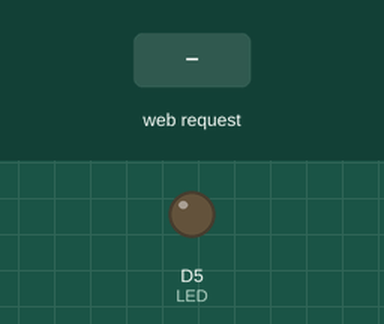
This sketch was run on a simulated ESP8266 (NodeMCU). On the bench: output pins drawn as LEDs (lit = HIGH). Inputs (shaded band) come from the test bench. WiFi joins after 1.5 s; servers stay silent unless stated; what the sketch prints to the serial monitor is not drawn.

Above: at 2.7 s.
2.8 s: HTTP request GET /led_set?state=1 received
At 3.9 s:
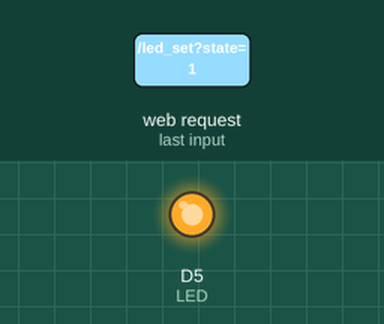
4.3 s: HTTP request GET /led_set received
At 5.0 s:
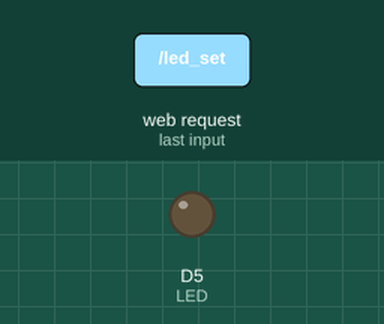
Timing chart, 0 to 7.3 s (numbered marks = the images above; inputs shaded):
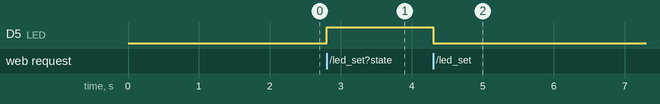

Measured:
- after the input at 2.8 s, D5 (LED): LOW → HIGH at once
- after the input at 4.3 s, D5 (LED): HIGH → LOW at once

The sketch:

test.ino
```cpp
#include <ESP8266WiFi.h>
#include <WiFiClient.h>
#include <ESP8266WebServer.h>
#include <ESP8266mDNS.h>

MDNSResponder mdns;
ESP8266WebServer server(80);

const char webpage[] PROGMEM = R"=====(
<!DOCTYPE html>
<html>
<head>
  <meta http-equiv='Content-Type' content='text/html; charset=utf-8'>
  <title>Điều khiển thiết bị</title>
  <meta name='viewport' content='width=device-width, initial-scale=1'>
  <style>
    .ON { width: 100px; height: 40px; font-size: 21px; color: #FFF; background-color:#4caf50; border-radius: 10px; }
    .OFF { width: 100px; height: 40px; font-size: 21px; color: #FFF; background-color:#f44336; border-radius: 10px; }
    .container { width: 330px; height: auto; margin: 0 auto; margin-top: 70px; }
  </style>
</head>
<body>
  <div class='container'>
    <h1 align='center'>HỆ THỐNG NHÚNG MẠNG KHÔNG DÂY LAB5</h1>
    <table align='center'>
      <tr>
        <td><button class="ON" onclick="send(1)">ON</button></td>
        <td><button class="OFF" onclick="send(0)">OFF</button></td>
      </tr>
    </table>
  </div>
  <br>
  <div class='container'>
    <h2>
      Nhiệt độ(C): <span id="temp">0</span><br>
      Độ ẩm(%): <span id="hum">0</span><br>
      Ánh sáng(lx): <span id="lux">0</span><br>
    </h2>
  </div>

  <script>
    function send(led_sts)
    {
      var xhttp = new XMLHttpRequest();
      xhttp.onreadystatechange = function()
      {
        if (this.readyState == 4 && this.status == 200) {
          document.getElementById("state").innerHTML = this.responseText;
        }
      };
      xhttp.open("GET", "/led_set?state=" + led_sts, true);
      xhttp.send();
    }
  </script>
</body>
</html>
)=====";

int LED = D5;
int ledState = LOW;

void TrangChu()
{
  server.send(200, "text/html", webpage);
}

void led_control()
{
  String act_state = server.arg("state");
  if (act_state == "1")
  {
    digitalWrite(LED, HIGH);
  }
  else
  {
    digitalWrite(LED, LOW);
  }
  server.send(200, "text/plane", act_state);
}

void setup()
{
  pinMode(LED, OUTPUT);

  Serial.begin(9600);
  Serial.println();
  Serial.print("Connecting to ");
  WiFi.begin("UiTiOt-E3.1", "UiTiOtAP");

  while (WiFi.status() != WL_CONNECTED)
  {
    delay(500);
    Serial.print(".");
  }
  Serial.println("");
  Serial.println("WiFi connected");
  Serial.println("IP address: ");
  Serial.println(WiFi.localIP());
  if (mdns.begin("esp8266", WiFi.localIP()))
    Serial.println("MDNS responder started");

  // server.on("/", HTTP_GET, [](AsyncWebServerRequest *request) {
  //   request->send(200, "text/html", webpage);
  // });
  server.on("/", TrangChu);
  server.on("/led_set", HTTP_GET, led_control);

  server.begin();
}

void loop()
{

  server.handleClient();
}
```
